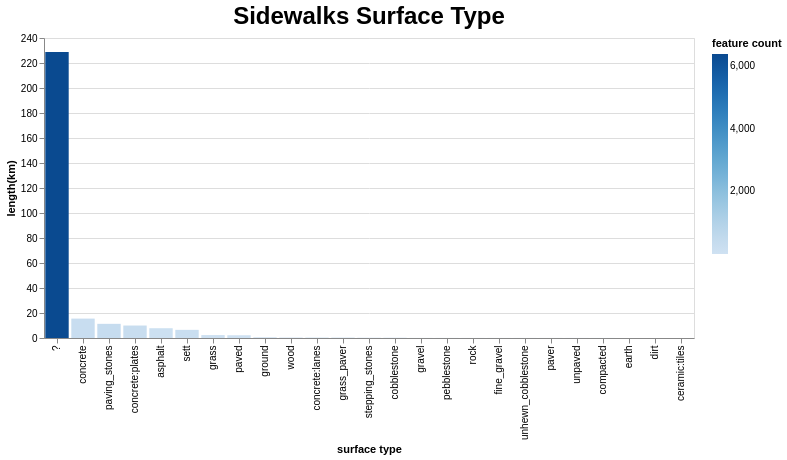

Here is the Vega-Lite specification saved for this chart:
### Vega-Lite specification from a JSON file in a GitHub repository (floating-point values rounded to 4 significant figures)
{"config": {"view": {"continuousWidth": 300, "continuousHeight": 300}, "title": {"fontSize": 24}}, "data": {"name": "data-5dab8abaf7591df680d5df4d0f14a17e"}, "mark": {"type": "bar"}, "encoding": {"color": {"field": "feature count", "type": "quantitative"}, "tooltip": {"field": "length(km)", "type": "quantitative"}, "x": {"field": "surface type", "sort": "-y", "type": "nominal"}, "y": {"field": "length(km)", "type": "quantitative"}}, "height": 300, "params": [{"name": "param_2", "select": {"type": "interval", "encodings": ["x", "y"]}, "bind": "scales"}], "title": "Sidewalks Surface Type", "width": 650, "$schema": "https://vega.github.io/schema/vega-lite/v5.8.0.json", "datasets": {"data-5dab8abaf7591df680d5df4d0f14a17e": [{"surface type": "?", "feature count": 6390, "length(km)": 228.7}, {"surface type": "asphalt", "feature count": 101, "length(km)": 7.827}, {"surface type": "ceramic:tiles", "feature count": 1, "length(km)": 0.002825}, {"surface type": "cobblestone", "feature count": 5, "length(km)": 0.218}, {"surface type": "compacted", "feature count": 4, "length(km)": 0.04826}, {"surface type": "concrete", "feature count": 255, "length(km)": 15.52}, {"surface type": "concrete:lanes", "feature count": 15, "length(km)": 0.359}, {"surface type": "concrete:plates", "feature count": 278, "length(km)": 9.985}, {"surface type": "dirt", "feature count": 1, "length(km)": 0.006994}, {"surface type": "earth", "feature count": 1, "length(km)": 0.01202}, {"surface type": "fine_gravel", "feature count": 4, "length(km)": 0.0591}, {"surface type": "grass", "feature count": 84, "length(km)": 2.338}, {"surface type": "grass_paver", "feature count": 4, "length(km)": 0.3463}, {"surface type": "gravel", "feature count": 3, "length(km)": 0.0698}, {"surface type": "ground", "feature count": 8, "length(km)": 0.5751}, {"surface type": "paved", "feature count": 27, "length(km)": 2.201}, {"surface type": "paver", "feature count": 1, "length(km)": 0.05802}, {"surface type": "paving_stones", "feature count": 332, "length(km)": 11.34}, {"surface type": "pebblestone", "feature count": 2, "length(km)": 0.06488}, {"surface type": "rock", "feature count": 1, "length(km)": 0.06066}, {"surface type": "sett", "feature count": 219, "length(km)": 6.527}, {"surface type": "stepping_stones", "feature count": 6, "length(km)": 0.2201}, {"surface type": "unhewn_cobblestone", "feature count": 2, "length(km)": 0.05829}, {"surface type": "unpaved", "feature count": 2, "length(km)": 0.05294}, {"surface type": "wood", "feature count": 16, "length(km)": 0.3733}]}}
